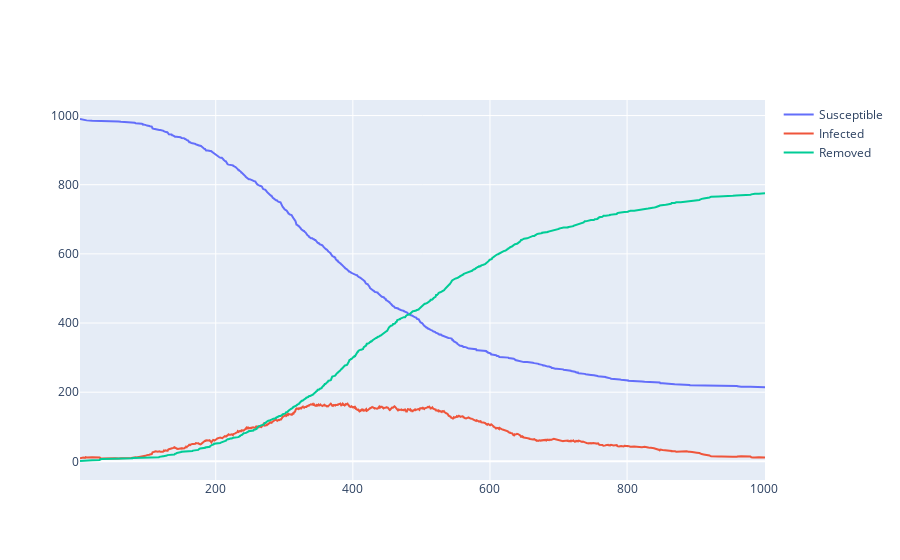

Notebook code for this chart:
### Code cell
fig = go.Figure()
fig.add_scatter(x=t, y=S, name="Susceptible", hovertemplate="%{y:.0f}")
fig.add_scatter(x=t, y=I, name="Infected", hovertemplate="%{y:.0f}")
fig.add_scatter(x=t, y=R, name="Removed", hovertemplate="%{y:.0f}")
fig.show()

### Figure 1 — Plotly figure (JSON) as saved in the notebook; plotly's stock layout.template omitted (floating-point values rounded to 4 significant figures; data arrays with more than 128 entries replaced by an {"elided": "..."} marker saying what was removed)
{"data": [{"hovertemplate": "%{y:.0f}", "name": "Susceptible", "type": "scatter", "x": {"elided": "1551 float values"}, "y": {"elided": "1551 int values"}}, {"hovertemplate": "%{y:.0f}", "name": "Infected", "type": "scatter", "x": {"elided": "1551 float values"}, "y": {"elided": "1551 int values"}}, {"hovertemplate": "%{y:.0f}", "name": "Removed", "type": "scatter", "x": {"elided": "1551 float values"}, "y": {"elided": "1551 int values"}}], "layout": {}}
